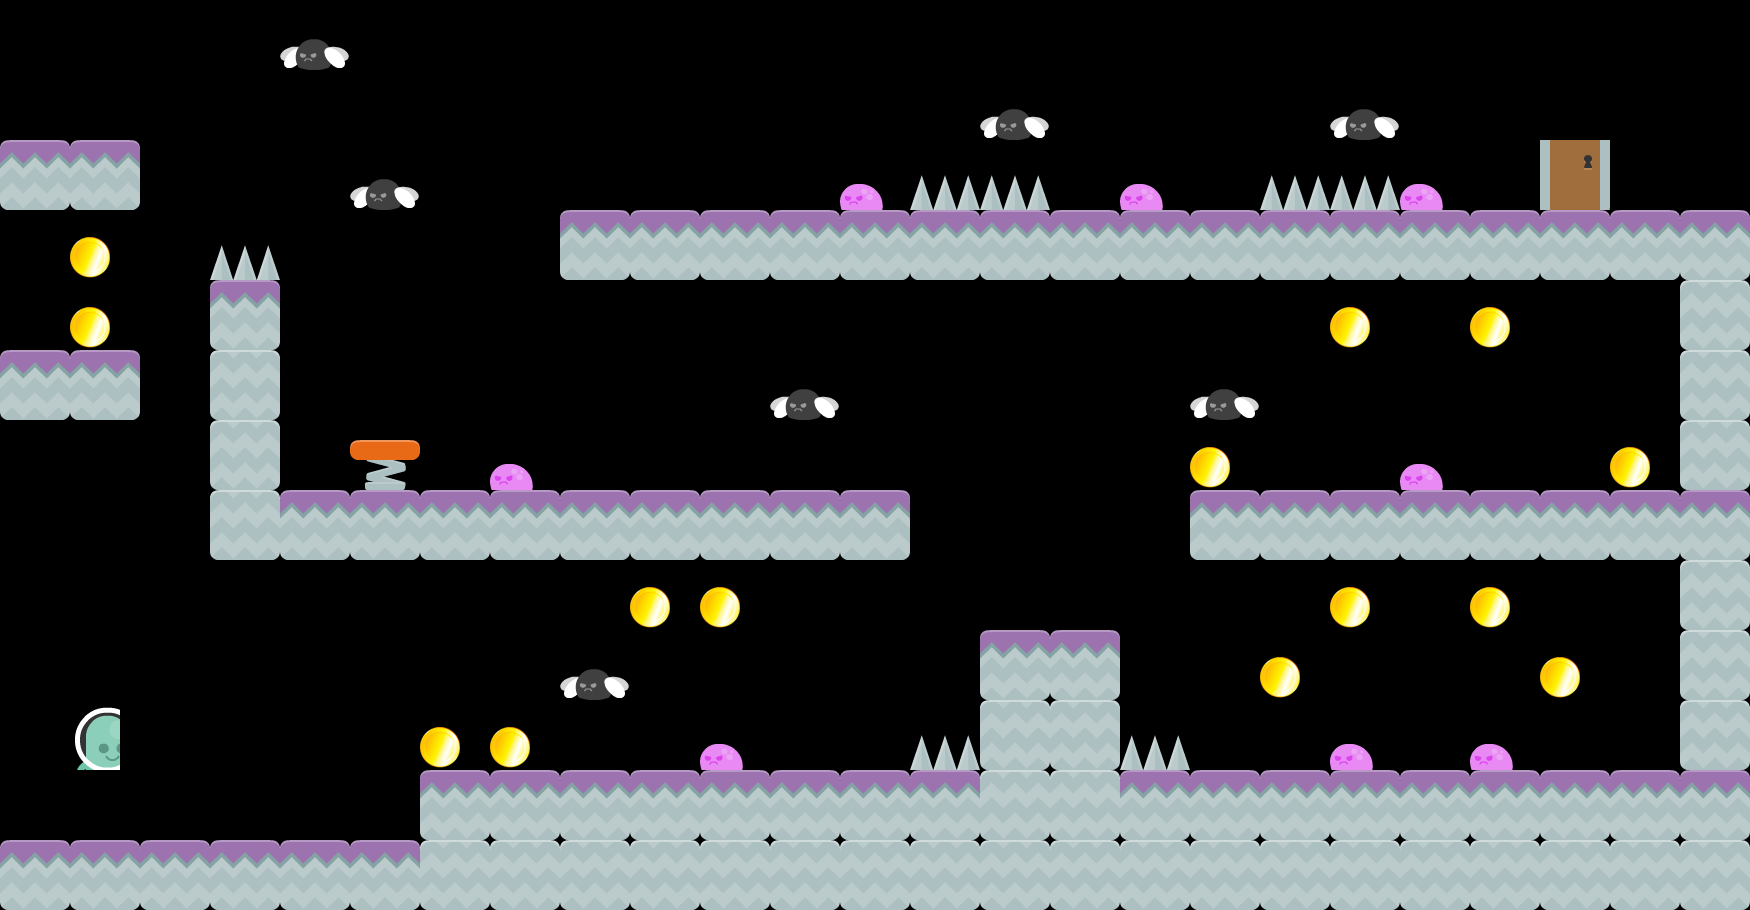

The image is a tile-based game level rendered from a .tmx file. Its description and complete source (layers, tilesets, objects, tile grids) follow:
An orthogonal 25x13 tile map with 70x70 px tiles, 1 tile layer (Tile Layer 1), 9 tilesets.

<map version="1.0" orientation="orthogonal" renderorder="right-down" width="25" height="13" tilewidth="70" tileheight="70" nextobjectid="1">
 <tileset firstgid="1" name="ground" tilewidth="70" tileheight="70" tilecount="1">
  <image source="../Art/Art/tiles/ground.png" width="70" height="70" />
 </tileset>
 <tileset firstgid="2" name="ground_dirt" tilewidth="70" tileheight="70" tilecount="1">
  <image source="../Art/Art/tiles/ground_dirt.png" width="70" height="70" />
 </tileset>
 <tileset firstgid="3" name="walk0001" tilewidth="50" tileheight="67" tilecount="1">
  <image source="../Art/Art/character/walk/walk0001.png" width="75" height="96" />
 </tileset>
 <tileset firstgid="4" name="slime_walk" tilewidth="43" tileheight="26" tilecount="1">
  <image source="../Art/Art/enemies/slime_walk.png" width="43" height="26" />
 </tileset>
 <tileset firstgid="5" name="coin_gold" tilewidth="40" tileheight="45" tilecount="1">
  <image source="../Art/Art/coin/coin/1.png" width="40" height="45" />
 </tileset>
 <tileset firstgid="6" name="door_closedMid" tilewidth="70" tileheight="70" tilecount="1">
  <image source="../Art/Art/exit/door_closedMid.png" width="70" height="70" />
 </tileset>
 <tileset firstgid="7" name="fly_fly" tilewidth="69" tileheight="31" tilecount="1">
  <image source="../Art/Art/enemies/fly_fly.png" width="69" height="31" />
 </tileset>
 <tileset firstgid="8" name="Spring" tilewidth="70" tileheight="70" tilecount="1">
  <image source="../Art/Art/tiles/springboardUp.png" width="70" height="70" />
 </tileset>
 <tileset firstgid="9" name="spikes" tilewidth="70" tileheight="35" tilecount="1">
  <image source="../Art/Art/tiles/spikes.png" width="70" height="35" />
 </tileset>
 <layer name="Tile Layer 1" width="25" height="13">
  <data encoding="csv">
0,0,0,0,7,0,0,0,0,0,0,0,0,0,0,0,0,0,0,0,0,0,0,0,0,
0,0,0,0,0,0,0,0,0,0,0,0,0,0,7,0,0,0,0,7,0,0,0,0,0,
1,1,0,0,0,7,0,0,0,0,0,0,4,9,9,0,4,0,9,9,4,0,6,0,0,
0,5,0,9,0,0,0,0,1,1,1,1,1,1,1,1,1,1,1,1,1,1,1,1,1,
0,5,0,1,0,0,0,0,0,0,0,0,0,0,0,0,0,0,0,5,0,5,0,0,2,
1,1,0,2,0,0,0,0,0,0,0,7,0,0,0,0,0,7,0,0,0,0,0,0,2,
0,0,0,2,0,8,0,4,0,0,0,0,0,0,0,0,0,5,0,0,4,0,0,5,2,
0,0,0,2,1,1,1,1,1,1,1,1,1,0,0,0,0,1,1,1,1,1,1,1,1,
0,0,0,0,0,0,0,0,0,5,5,0,0,0,0,0,0,0,0,5,0,5,0,0,2,
0,0,0,0,0,0,0,0,7,0,0,0,0,0,1,1,0,0,5,0,0,0,5,0,2,
0,3,0,0,0,0,5,5,0,0,4,0,0,9,2,2,9,0,0,4,0,4,0,0,2,
0,0,0,0,0,0,1,1,1,1,1,1,1,1,2,2,1,1,1,1,1,1,1,1,1,
1,1,1,1,1,1,2,2,2,2,2,2,2,2,2,2,2,2,2,2,2,2,2,2,2
</data>
 </layer>
</map>
